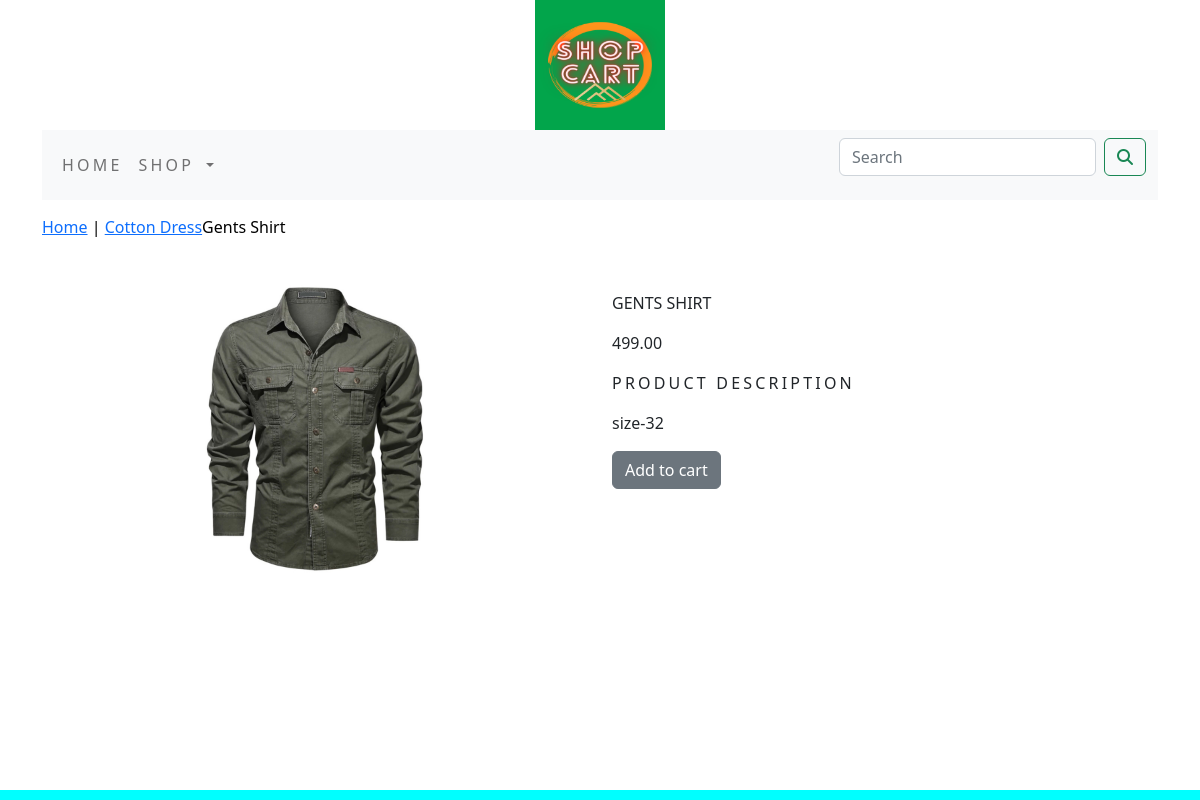
Screenshot of /shopapp/cotton-dress/gents-shirt/ with the database file from the repository.
### shopapp/models.py (models this page shows, shortened)
class Product(models.Model):
    name=models.CharField(max_length=250,unique=True)
    slug=models.SlugField(max_length=250,unique=True)
    description=models.TextField(blank=True)
    price=models.DecimalField(max_digits=10,decimal_places=2)
    catagory=models.ForeignKey(Catagory,on_delete=models.CASCADE)
    image=models.ImageField(upload_to='product',blank=True)
    stock=models.IntegerField()
    available=models.BooleanField(default=True)
    created=models.DateTimeField(auto_now_add=True)
    updated=models.DateTimeField(auto_now=True)
    class Meta:
        ordering = ('name',)
        verbose_name = 'product'
        verbose_name_plural = 'products'

class Catagory(models.Model):
    name=models.CharField(max_length=250,unique=True)
    slug=models.SlugField(max_length=250,unique=True)
    description=models.TextField(blank=True)
    image=models.ImageField(upload_to='catagory',blank=True)
    class Meta:
        ordering=('name',)
        verbose_name='catagory'
        verbose_name_plural='catagories'
    def get_url(self):
        return reverse('shopapp:products_by_catagory',args=[self.slug])
    def __str__(self):
        return '{}'.format(self.name)

### shopapp/views.py (the view)
# urls.py: path('<slug:c_slug>/<slug:product_slug>/', views.prodetail, name='prodcatdetail'),
def prodetail(request,c_slug,product_slug):
    try:
        product=Product.objects.get(catagory__slug=c_slug,slug=product_slug)
    except Exception as e:
        raise e
    return render(request,'product.html',{'product':product})

### cart/context_processors.py (called while the page is built)
def counter(request):
    item_count=0
    if 'admin' in request.path:
        return {}
    else:
        try:
            cart=Cart.objects.filter(cart_id=_cart_id(request))
            cart_items=Cartitem.objects.all().filter(cart=cart[:1])
            for cart_item in cart_items:
                item_count += cart_item.quantity
        except Cart.DoesNotExist:
            item_count=0
    return dict(item_count=item_count)

### cart/views.py (called while the page is built)
def _cart_id(request):
    cart=request.session.session_key
    if not cart:
        cart=request.session.create()
    return cart

### shopapp/context_processors.py (called while the page is built)
def menu_links(request):
    links=Catagory.objects.all()
    return dict(links=links)

### templates/product.html (shortened to what this page needs)
{% extends 'base.html' %}
{% load static %}
{% block content %}
<div class="row my_prod_row_class">
    <div class="mx_auto">
        <p><a href="{% url 'shopapp:allprodcat' %}">Home</a> | <a href="{{product.catagory.get_url}}">{{product.catagory}}</a>{{product.name}}</p>
    </div>
    <div class="container">
        <br>
        <div class="row">
            <div class="col-12 col-sm-12 col-md-12 col-lg-6 text-center">
                <div style="min-width:18rem">
            <img src="{{product.image.url}}" alt="{{product.name}}" width="300px" height="300px">
        </div>
    </div>
        <div class="col-12 col-sm-12 col-md-12 col-lg-6">
            <div>
            <h1 class="my_prod_title">{{product.name}}</h1>
            <p>{{product.price}}</p>
            <p class="my_title">product Description</p>
            <p class="text-justify my_prod_text">{{product.description}}</p>
            {% if product.stock <= 0 %}
            <p class="text-justify my_prod_text"><b>Out of stock</b></p>
            {% else %}
            <a class="btn btn-secondary" href="{% url 'cart:add_cart' product.id %}">Add to cart</a>
            {% endif %}
        </div>
    </div>
            </div>
</div>
         </div>
{% endblock %}

### static/css/custom.css (style rules this page uses)
body { font-family: 'Koulen', cursive; }
.my_title { font-size:16px; text-transform:uppercase; letter-spacing:.2em; }
.my_prod_row_class { padding-top:15px; padding-bottom:20px; }
.my_prod_row_class .mx_auto { color:#000; font-size:16px; text-decoration:none; }
.my_prod_title { font-size:16px; text-transform:uppercase; letter-spacing.2em; padding-top:15px; padding-bottom:10px; }
.my_prod_text { padding-right:20px; }

### rows the page displays
Product: catagory "Cotton Dress", name "Gents Shirt", image (picture), name "GENTS SHIRT", price "499.00", description "size-32"
